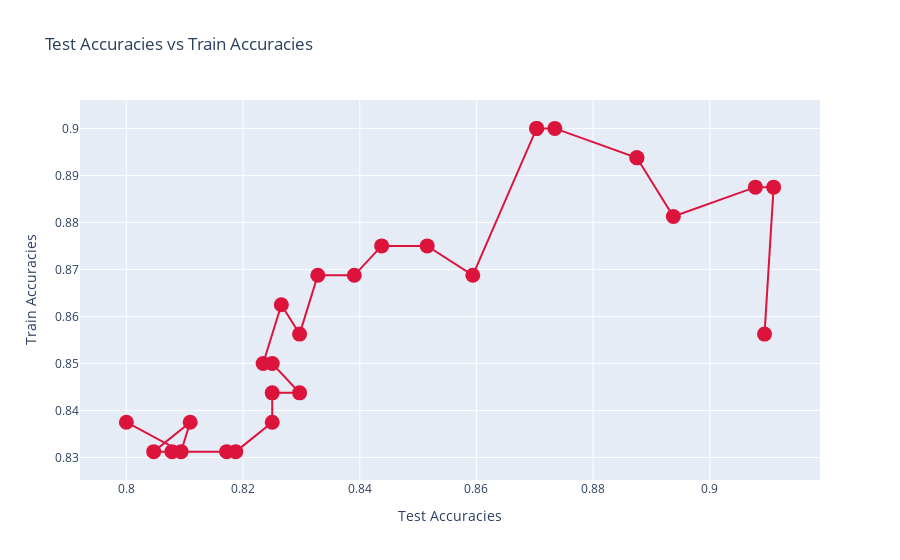

Notebook code for this chart:
### Code cell
##using plotly
import plotly
from plotly.offline import plot,iplot
import plotly.graph_objs as go
import plotly.figure_factory as ff
traceA = go.Scatter(
   x = trainaccuracies,
   y = testaccuracies,
   marker = dict(color = "crimson", size = 15),
   mode = "lines+markers"
)


layout = go.Layout(
   title = "Test Accuracies vs Train Accuracies",
   xaxis_title = "Test Accuracies",
   yaxis_title = "Train Accuracies"
)
fig = go.Figure([traceA], layout = layout)
iplot(fig)

### Figure 1 — Plotly figure (JSON) as saved in the notebook; plotly's stock layout.template omitted (floating-point values rounded to 4 significant figures)
{"data": [{"marker": {"color": "crimson", "size": 15}, "mode": "lines+markers", "type": "scatter", "x": [0.9094, 0.9109, 0.9078, 0.8938, 0.8875, 0.8875, 0.8734, 0.8703, 0.8703, 0.8594, 0.8516, 0.8438, 0.8391, 0.8328, 0.8297, 0.8266, 0.8234, 0.825, 0.8297, 0.825, 0.825, 0.8187, 0.8172, 0.8078, 0.8047, 0.8109, 0.8094, 0.8], "y": [0.8562, 0.8875, 0.8875, 0.8812, 0.8938, 0.8938, 0.9, 0.9, 0.9, 0.8688, 0.875, 0.875, 0.8688, 0.8688, 0.8562, 0.8625, 0.85, 0.85, 0.8438, 0.8438, 0.8375, 0.8313, 0.8313, 0.8313, 0.8313, 0.8375, 0.8313, 0.8375]}], "layout": {"title": {"text": "Test Accuracies vs Train Accuracies"}, "xaxis": {"title": {"text": "Test Accuracies"}}, "yaxis": {"title": {"text": "Train Accuracies"}}}}
